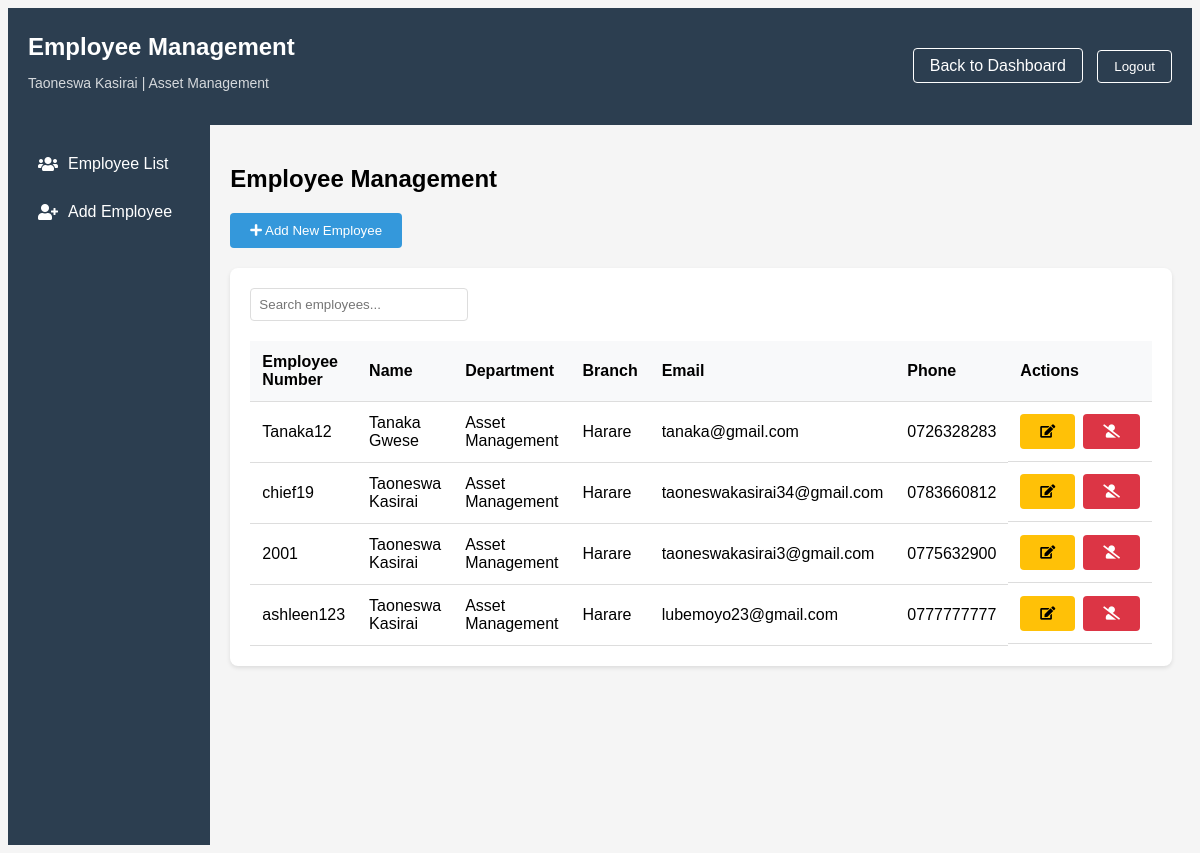
/employee-management/ (signed in), run on the app's committed database.
### myapp/models.py (models this page shows, shortened)
class Employee(models.Model):
    employee_number = models.CharField(max_length=10, unique=True)
    name = models.CharField(max_length=100)
    surname = models.CharField(max_length=100)
    department = models.ForeignKey(Department, on_delete=models.PROTECT)
    branch = models.CharField(max_length=100)
    section = models.CharField(max_length=100)
    email = models.EmailField(unique=True)
    phone_regex = RegexValidator(
        regex=r'^07\d{8}$',
        message="Phone number must start with '07' and be 10 digits long"
    )
    phone_number = models.CharField(
        validators=[phone_regex],
        max_length=10,
        unique=True
    )
    signature = models.ImageField(
        upload_to='signatures/', null=True, blank=True)
    created_at = models.DateTimeField(auto_now_add=True)
    password = models.CharField(
        max_length=128, default=make_password('defaultpassword'))
    is_first_login = models.BooleanField(default=True)
    is_active = models.BooleanField(default=True)
    roles = models.ManyToManyField(Role, blank=True)
    class Meta:
        ordering = ['surname', 'name']

class Department(models.Model):
    code = models.CharField(max_length=10, unique=True)
    name = models.CharField(max_length=100)
    description = models.TextField(blank=True)
    is_active = models.BooleanField(default=True)
    created_at = models.DateTimeField(auto_now_add=True)
    def __str__(self):
        return self.name
    class Meta:
        ordering = ['name']

### myapp/views.py (the view)
# urls.py: path('employee-management/', views.employee_management,
def employee_management(request):
    if 'employee_id' not in request.session:
        return redirect('login')
    employee = Employee.objects.get(id=request.session['employee_id'])
    return render(request, 'myapp/employee_management.html', {
        'employee': employee,
        'employees': Employee.objects.all().order_by('-is_active', 'surname', 'name'),
        'departments': Department.objects.filter(is_active=True),
    })

### myapp/templates/myapp/employee_management.html (shortened to what this page needs)
<!DOCTYPE html>
<html>
<head>
    {% load static %}
    <link rel="stylesheet" type="text/css" href="{% static 'myapp/css/style.css' %}">
    <link href="https://cdnjs.cloudflare.com/ajax/libs/font-awesome/5.15.4/css/all.min.css" rel="stylesheet">
</head>
<body>
    <div class="dashboard-header">
        <div class="user-info">
            <h1>Employee Management</h1>
            <p class="user-details">{{ employee.name }} {{ employee.surname }} | {{ employee.department }}</p>
        </div>
        <div class="header-actions">
            <a href="{% url 'dashboard' %}" class="back-button">Back to Dashboard</a>
            <button class="logout-button">Logout</button>
        </div>
    </div>
    <div class="system-layout">
        <div class="sidebar">
            <ul class="sidebar-menu">
                <li>
                    <a href="#employee-list">
                        <i class="fas fa-users"></i>
                        Employee List
                    </a>
                </li>
                <li>
                    <a href="#add-employee">
                        <i class="fas fa-user-plus"></i>
                        Add Employee
                    </a>
                </li>
            </ul>
        </div>
        <div class="main-content">
            <div class="content-header">
                <h2>Employee Management</h2>
                <button class="btn btn-primary" onclick="openModal()">
                    <i class="fas fa-plus"></i> Add New Employee
                </button>
            </div>
            <div class="employee-list">
                <div class="table-header">
                    <input type="text" class="search-box" id="employeeSearch"
                           placeholder="Search employees..." onkeyup="searchEmployees()">
                </div>
                <table class="employee-table" id="employeeTable">
                    <thead>
                        <tr>
                            <th>Employee Number</th>
                            <th>Name</th>
                            <th>Department</th>
                            <th>Branch</th>
                            <th>Email</th>
                            <th>Phone</th>
                            <th>Actions</th>
                        </tr>
                    </thead>
                    <tbody>
                        {% for emp in employees %}
                        <tr {% if not emp.is_active %}style="opacity: 0.6;"{% endif %}>
                            <td>{{ emp.employee_number }}</td>
                            <td>{{ emp.name }} {{ emp.surname }}</td>
                            <td>{{ emp.department.name }}</td>
                            <td>{{ emp.branch }}</td>
                            <td>{{ emp.email }}</td>
                            <td>{{ emp.phone_number }}</td>
                            <td class="action-buttons">
                                <button class="btn btn-edit" onclick="editEmployee('{{ emp.id }}', '{{ emp.employee_number }}', '{{ emp.name }}', '{{ emp.surname }}', '{{ emp.email }}', '{{ emp.phone_number }}', '{{ emp.department }}', '{{ emp.branch }}', '{{ emp.section }}')">
                                    <i class="fas fa-edit"></i>
                                </button>
                                <button class="btn {% if emp.is_active %}btn-delete{% else %}btn-success{% endif %}"
                                        onclick="toggleEmployeeStatus('{{ emp.id }}', {{ emp.is_active|lower }})">
                                    <i class="fas {% if emp.is_active %}fa-user-slash{% else %}fa-user-check{% endif %}"></i>
                                </button>
                            </td>
                        </tr>
                        {% endfor %}
                    </tbody>
                </table>
            </div>
        </div>
    </div>
</body>
</html>

### myapp/static/myapp/css/style.css (style rules this page uses)
body { background-color: #f5f5f5; font-family: Arial, sans-serif; }
.dashboard-header { background: #2c3e50; color: white; padding: 20px; display: flex; justify-content: space-between; align-items: center; }
.user-info { flex: 1; }
.user-info h1 { margin: 5px 0; font-size: 24px; }
.user-details { font-size: 14px; opacity: 0.8; }
.header-actions { padding-left: 20px; }
.logout-button { background: transparent; border: 1px solid white; color: white; padding: 8px 16px; border-radius: 4px; cursor: pointer; transition: all 0.3s; }
.back-button { background: transparent; border: 1px solid white; color: white; padding: 8px 16px; border-radius: 4px; cursor: pointer; transition: all 0.3s; text-decoration: none; margin-right: 10px; }

### myapp/templates/myapp/employee_management.html (style rules this page uses)
.system-layout { display: flex; min-height: calc(100vh - 80px); }
.sidebar { width: 250px; background-color: #2c3e50; padding: 20px; color: white; }
.sidebar-menu { list-style: none; padding: 0; margin: 0; }
.sidebar-menu li { margin-bottom: 10px; }
.sidebar-menu a { color: white; text-decoration: none; display: flex; align-items: center; padding: 10px; border-radius: 5px; transition: background-color 0.3s; }
.sidebar-menu i { margin-right: 10px; width: 20px; }
.main-content { flex: 1; padding: 20px; }
.btn { padding: 10px 20px; border: none; border-radius: 4px; cursor: pointer; }
.btn-primary { background-color: #3498db; color: white; }
.employee-list { margin-top: 20px; background: white; padding: 20px; border-radius: 8px; box-shadow: 0 2px 4px rgba(0,0,0,0.1); }
.employee-table { width: 100%; border-collapse: collapse; margin-top: 20px; }
.employee-table th, .employee-table td { padding: 12px; text-align: left; border-bottom: 1px solid #ddd; }
.employee-table th { background-color: #f8f9fa; font-weight: bold; }
.action-buttons { display: flex; gap: 8px; }
.btn-edit { background-color: #ffc107; color: #000; }
.btn-delete { background-color: #dc3545; color: white; }
.table-header { display: flex; justify-content: space-between; align-items: center; margin-bottom: 20px; }
.search-box { padding: 8px; border: 1px solid #ddd; border-radius: 4px; width: 200px; }

### data on the page
Employee: name "Taoneswa", surname "Kasirai", department "Asset Management", employee_number "ashleen123", department.name "Asset Management", branch "Harare", email "lubemoyo23@gmail.com", phone_number "0777777777", is_active True (drawn)
Employee: employee_number "Tanaka12", name "Tanaka", surname "Gwese", department.name "Asset Management", branch "Harare", email "tanaka@gmail.com", phone_number "0726328283", is_active True (drawn)
Employee: employee_number "chief19", name "Taoneswa", surname "Kasirai", department.name "Asset Management", branch "Harare", email "taoneswakasirai34@gmail.com", phone_number "0783660812", is_active True (drawn)
Employee: employee_number "2001", name "Taoneswa", surname "Kasirai", department.name "Asset Management", branch "Harare", email "taoneswakasirai3@gmail.com", phone_number "0775632900", is_active True (drawn)
